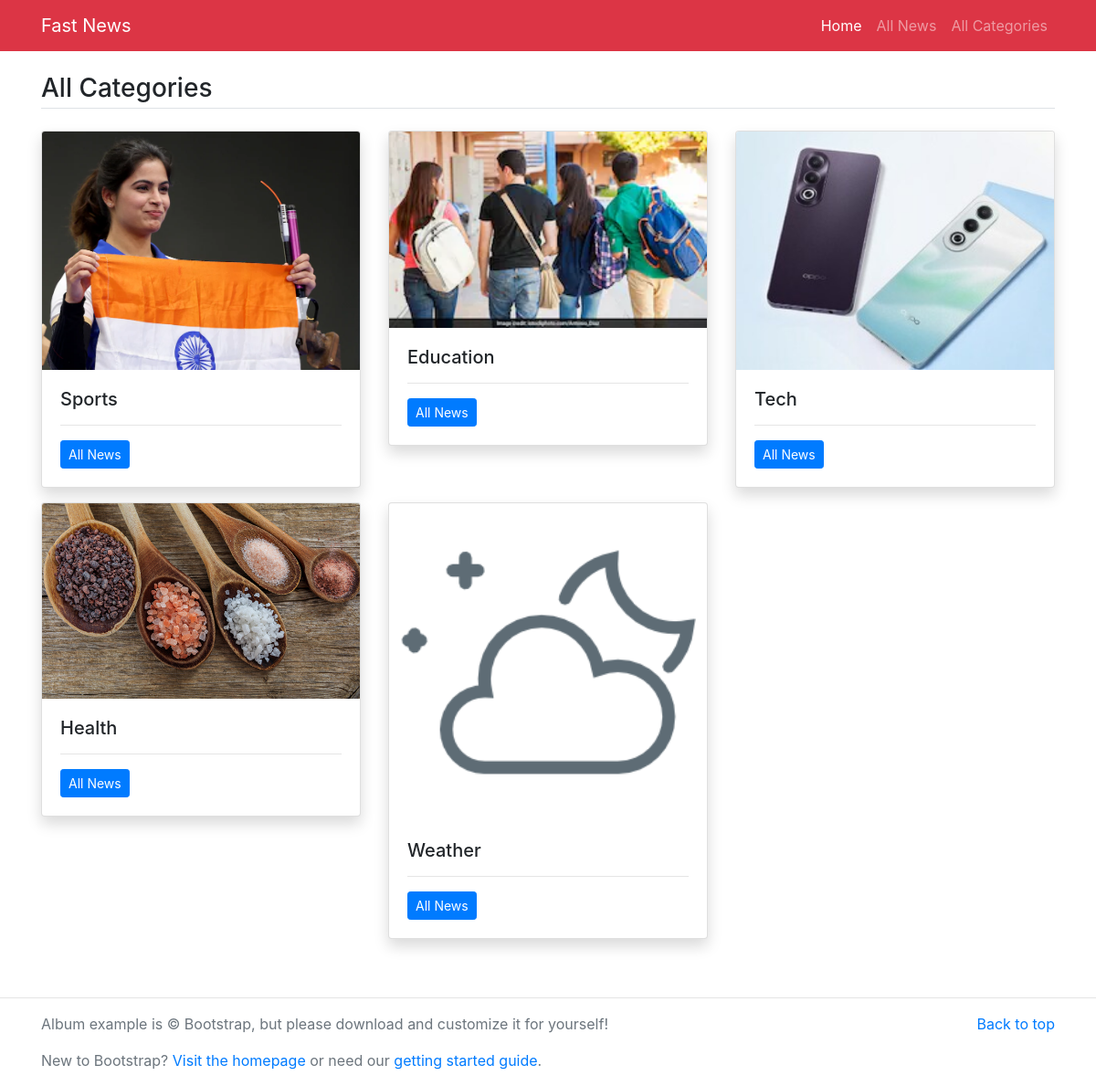
Page /all-category on the committed database.
### news/main/models.py (models this page shows, shortened)
class Category(models.Model):
    title=models.CharField(max_length=200)
    category_image=models.ImageField(upload_to='imgs/')
    class Meta:
        verbose_name_plural='Categories'

### news/main/views.py (the view)
# urls.py: path('all-category',views.all_category,name='all-category'),
def all_category(request):
    cats=Category.objects.all()
    return render(request,'category.html',{
        'cats':cats
    })

### news/main/templates/category.html
{% extends 'base.html' %}
{% block content %}
<main class="container mt-3 mb-5">
	<h3 class="border-bottom pb-1 my-4">All Categories</h3>
	<div class="row">
		{% for cat in cats %}
		<div class="col-md-4">
			<div class="card mb-3 shadow">
            <img src="/media/{{cat.category_image}}" class="card-img-top" alt="{{cat.title}}">
			  <div class="card-body">
			    <h5 class="card-title">{{cat.title}}</h5>
			    <hr/>
			    <p class="card-text"><a href="category/{{cat.id}}" class="btn btn-sm btn-primary">All News</a></p>
			  </div>
			</div>
		</div>
		{% endfor %}
	</div>
</main>
{% endblock %}

### rows in the picture
Category: category_image (picture), title "Sports"
Category: category_image (picture), title "Education"
Category: category_image (picture), title "Tech"
Category: category_image (picture), title "Health"
Category: category_image (picture), title "Weather"
